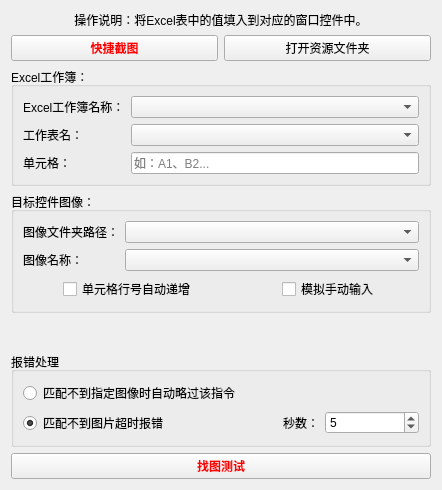
       <widget class="QWidget" name="tab_10">
        <attribute name="title">
         <string>信息录入</string>
        </attribute>
        <layout class="QVBoxLayout" name="verticalLayout_42">
         <item>
          <widget class="QLabel" name="label_92">
           <property name="sizePolicy">
            <sizepolicy hsizetype="Preferred" vsizetype="Preferred">
             <horstretch>0</horstretch>
             <verstretch>0</verstretch>
            </sizepolicy>
           </property>
           <property name="text">
            <string>操作说明：将Excel表中的值填入到对应的窗口控件中。</string>
           </property>
           <property name="alignment">
            <set>Qt::AlignCenter</set>
           </property>
           <property name="wordWrap">
            <bool>false</bool>
           </property>
           <property name="margin">
            <number>0</number>
           </property>
           <property name="indent">
            <number>-1</number>
           </property>
           <property name="openExternalLinks">
            <bool>false</bool>
           </property>
          </widget>
         </item>
         <item>
          <layout class="QHBoxLayout" name="horizontalLayout_2">
           <item>
            <widget class="QPushButton" name="pushButton_5">
             <property name="palette">
              <palette>
               <active>
                <colorrole role="ButtonText">
                 <brush brushstyle="SolidPattern">
                  <color alpha="255">
                   <red>255</red>
                   <green>0</green>
                   <blue>0</blue>
                  </color>
                 </brush>
                </colorrole>
               </active>
               <inactive>
                <colorrole role="ButtonText">
                 <brush brushstyle="SolidPattern">
                  <color alpha="255">
                   <red>255</red>
                   <green>0</green>
                   <blue>0</blue>
                  </color>
                 </brush>
                </colorrole>
               </inactive>
               <disabled>
                <colorrole role="ButtonText">
                 <brush brushstyle="SolidPattern">
                  <color alpha="255">
                   <red>120</red>
                   <green>120</green>
                   <blue>120</blue>
                  </color>
                 </brush>
                </colorrole>
               </disabled>
              </palette>
             </property>
             <property name="font">
              <font>
               <family>微软雅黑</family>
               <weight>75</weight>
               <bold>true</bold>
              </font>
             </property>
             <property name="text">
              <string>快捷截图</string>
             </property>
            </widget>
           </item>
           <item>
            <widget class="QPushButton" name="pushButton_8">
             <property name="text">
              <string>打开资源文件夹</string>
             </property>
            </widget>
           </item>
          </layout>
         </item>
         <item>
          <widget class="QGroupBox" name="groupBox_67">
           <property name="title">
            <string>Excel工作簿：</string>
           </property>
           <layout class="QGridLayout" name="gridLayout_7" columnstretch="1,5">
            <item row="0" column="0">
             <widget class="QLabel" name="label_37">
              <property name="text">
               <string>Excel工作簿名称：</string>
              </property>
             </widget>
            </item>
            <item row="0" column="1">
             <widget class="QComboBox" name="comboBox_12">
              <property name="sizeAdjustPolicy">
               <enum>QComboBox::AdjustToContents</enum>
              </property>
             </widget>
            </item>
            <item row="1" column="0">
             <widget class="QLabel" name="label_38">
              <property name="text">
               <string>工作表名：</string>
              </property>
             </widget>
            </item>
            <item row="1" column="1">
             <widget class="QComboBox" name="comboBox_13"/>
            </item>
            <item row="2" column="0">
             <widget class="QLabel" name="label_39">
              <property name="text">
               <string>单元格：</string>
              </property>
             </widget>
            </item>
            <item row="2" column="1">
             <widget class="QLineEdit" name="lineEdit_4">
              <property name="placeholderText">
               <string>如：A1、B2...</string>
              </property>
             </widget>
            </item>
           </layout>
          </widget>
         </item>
         <item>
          <widget class="QGroupBox" name="groupBox_66">
           <property name="title">
            <string>目标控件图像：</string>
           </property>
           <layout class="QGridLayout" name="gridLayout_66" columnstretch="1,5">
            <item row="1" column="1">
             <widget class="QComboBox" name="comboBox_15"/>
            </item>
            <item row="0" column="1">
             <widget class="QComboBox" name="comboBox_14">
              <property name="sizeAdjustPolicy">
               <enum>QComboBox::AdjustToContents</enum>
              </property>
             </widget>
            </item>
            <item row="0" column="0">
             <widget class="QLabel" name="label_40">
              <property name="text">
               <string>图像文件夹路径：</string>
              </property>
             </widget>
            </item>
            <item row="1" column="0">
             <widget class="QLabel" name="label_41">
              <property name="text">
               <string>图像名称：</string>
              </property>
             </widget>
            </item>
            <item row="2" column="0" colspan="2">
             <layout class="QHBoxLayout" name="horizontalLayout">
              <item>
               <spacer name="horizontalSpacer_17">
                <property name="orientation">
                 <enum>Qt::Horizontal</enum>
                </property>
                <property name="sizeHint" stdset="0">
                 <size>
                  <width>40</width>
                  <height>20</height>
                 </size>
                </property>
               </spacer>
              </item>
              <item>
               <widget class="QCheckBox" name="checkBox_3">
                <property name="text">
                 <string>单元格行号自动递增</string>
                </property>
               </widget>
              </item>
              <item>
               <spacer name="horizontalSpacer_18">
                <property name="orientation">
                 <enum>Qt::Horizontal</enum>
                </property>
                <property name="sizeHint" stdset="0">
                 <size>
                  <width>40</width>
                  <height>20</height>
                 </size>
                </property>
               </spacer>
              </item>
              <item>
               <spacer name="horizontalSpacer_19">
                <property name="orientation">
                 <enum>Qt::Horizontal</enum>
                </property>
                <property name="sizeHint" stdset="0">
                 <size>
                  <width>40</width>
                  <height>20</height>
                 </size>
                </property>
               </spacer>
              </item>
              <item>
               <widget class="QCheckBox" name="checkBox_4">
                <property name="text">
                 <string>模拟手动输入</string>
                </property>
               </widget>
              </item>
              <item>
               <spacer name="horizontalSpacer_20">
                <property name="orientation">
                 <enum>Qt::Horizontal</enum>
                </property>
                <property name="sizeHint" stdset="0">
                 <size>
                  <width>40</width>
                  <height>20</height>
                 </size>
                </property>
               </spacer>
              </item>
             </layout>
            </item>
           </layout>
          </widget>
         </item>
         <item>
          <spacer name="verticalSpacer_7">
           <property name="orientation">
            <enum>Qt::Vertical</enum>
           </property>
           <property name="sizeHint" stdset="0">
            <size>
             <width>20</width>
             <height>33</height>
            </size>
           </property>
          </spacer>
         </item>
         <item>
          <widget class="QGroupBox" name="groupBox_24">
           <property name="title">
            <string>报错处理</string>
           </property>
           <layout class="QVBoxLayout" name="verticalLayout_18">
            <item>
             <layout class="QGridLayout" name="gridLayout_8">
              <item row="1" column="0">
               <widget class="QRadioButton" name="radioButton_5">
                <property name="text">
                 <string>匹配不到图片超时报错</string>
                </property>
                <property name="checked">
                 <bool>true</bool>
                </property>
               </widget>
              </item>
              <item row="1" column="1">
               <layout class="QHBoxLayout" name="horizontalLayout_19">
                <item>
                 <widget class="QLabel" name="label_44">
                  <property name="text">
                   <string>秒数：</string>
                  </property>
                  <property name="alignment">
                   <set>Qt::AlignRight|Qt::AlignTrailing|Qt::AlignVCenter</set>
                  </property>
                 </widget>
                </item>
                <item>
                 <widget class="QSpinBox" name="spinBox_5">
                  <property name="minimum">
                   <number>1</number>
                  </property>
                  <property name="maximum">
                   <number>9999</number>
                  </property>
                  <property name="value">
                   <number>5</number>
                  </property>
                 </widget>
                </item>
               </layout>
              </item>
              <item row="0" column="0" colspan="2">
               <widget class="QRadioButton" name="radioButton_3">
                <property name="text">
                 <string>匹配不到指定图像时自动略过该指令</string>
                </property>
               </widget>
              </item>
             </layout>
            </item>
           </layout>
          </widget>
         </item>
         <item>
          <widget class="QPushButton" name="pushButton_58">
           <property name="palette">
            <palette>
             <active>
              <colorrole role="ButtonText">
               <brush brushstyle="SolidPattern">
                <color alpha="255">
                 <red>255</red>
                 <green>0</green>
                 <blue>0</blue>
                </color>
               </brush>
              </colorrole>
             </active>
             <inactive>
              <colorrole role="ButtonText">
               <brush brushstyle="SolidPattern">
                <color alpha="255">
                 <red>255</red>
                 <green>0</green>
                 <blue>0</blue>
                </color>
               </brush>
              </colorrole>
             </inactive>
             <disabled>
              <colorrole role="ButtonText">
               <brush brushstyle="SolidPattern">
                <color alpha="255">
                 <red>120</red>
                 <green>120</green>
                 <blue>120</blue>
                </color>
               </brush>
              </colorrole>
             </disabled>
            </palette>
           </property>
           <property name="font">
            <font>
             <family>微软雅黑</family>
             <weight>75</weight>
             <bold>true</bold>
            </font>
           </property>
           <property name="text">
            <string>找图测试</string>
           </property>
          </widget>
         </item>
        </layout>
       </widget>
